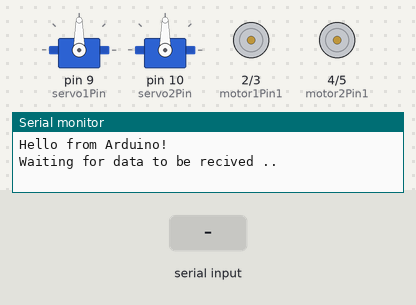
Bench run of a sketch on a simulated Arduino Uno, built with avr-gcc and run on an emulated ATmega328P. Shown: 2 × servo, motor-driver pin pairs drawn as motors (green arrow = first pin HIGH = forward, orange = second pin HIGH = backward, longer = more drive), the last lines printed to the serial monitor. Inputs (shaded band) come from the test bench.

Above: at 1.2 s.
1.3 s: "Servo1_Left\n" received over Serial
At 4.0 s:
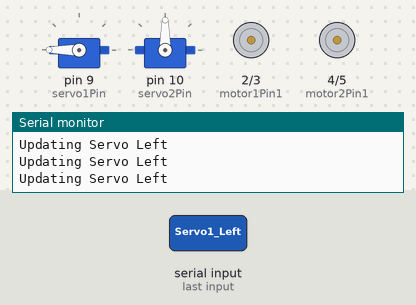
4.3 s: "Forword\n" received over Serial
At 5.2 s:
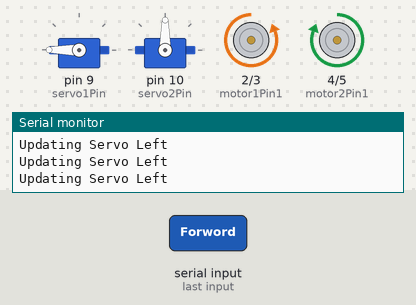
5.8 s: "Backword\n" received over Serial
At 6.1 s:
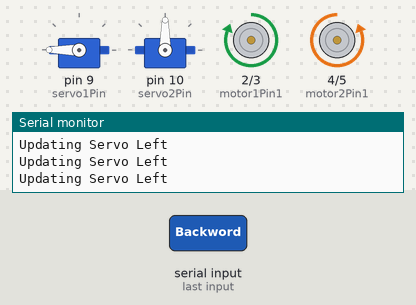
7.3 s: "Left\n" received over Serial
At 7.7 s:
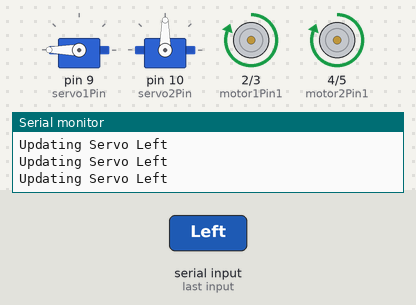
10.3 s: "Right\n" received over Serial
At 11.1 s:
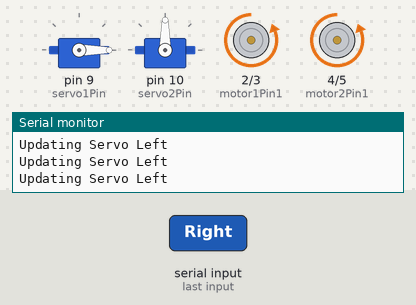
13.3 s: "Stop\n" received over Serial
At 13.48 s:
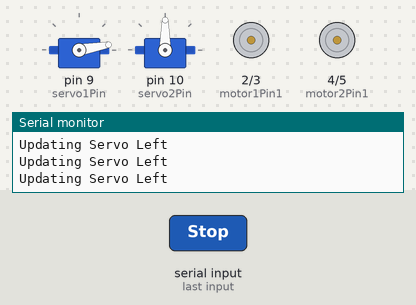
Timing chart, 0 to 21.8 s (numbered marks = the images above; inputs shaded):
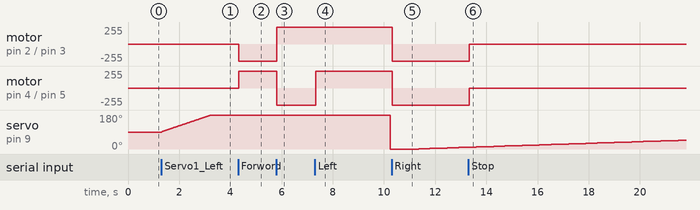

Measured:
- after the input at 1.3 s, servo on pin 9 (servo1Pin): moves from 90° to 180° over 1.9 s, starting at once
- after the input at 4.3 s, motor on pin 2 (motor1Pin1) / pin 3 (motor1Pin2): stopped → backward 255/255 at once; motor on pin 4 (motor2Pin1) / pin 5 (motor2Pin2): stopped → forward 255/255 at once
- after the input at 5.8 s, motor on pin 2 (motor1Pin1) / pin 3 (motor1Pin2): backward 255/255 → forward 255/255 at once; motor on pin 4 (motor2Pin1) / pin 5 (motor2Pin2): forward 255/255 → backward 255/255 at once
- after the input at 7.3 s, motor on pin 4 (motor2Pin1) / pin 5 (motor2Pin2): backward 255/255 → forward 255/255 at once
- after the input at 10.3 s, motor on pin 2 (motor1Pin1) / pin 3 (motor1Pin2), motor on pin 4 (motor2Pin1) / pin 5 (motor2Pin2): forward 255/255 → backward 255/255 at once
- after the input at 13.3 s, motor on pin 2 (motor1Pin1) / pin 3 (motor1Pin2), motor on pin 4 (motor2Pin1) / pin 5 (motor2Pin2): backward 255/255 → stopped at once

The sketch:

AI_Bot_Land_Rover.ino
```cpp
#include <Servo.h>

// Create servo objects to control two servos
Servo servo1;
Servo servo2;

// Define the pins for the servos
int servo1Pin = 9; // Pin connected to servo 1
int servo2Pin = 10; // Pin connected to servo 2

int sero1Sensitivity = 0;
int sero2Sensitivity = 0;

int servo1CurrentPos = 90;
int servo2CurrentPos = 90;

boolean Servo1_Left = false;
boolean Servo1_Right = false;
boolean Servo1_Stop = false;
boolean Servo2_Up = false;
boolean Servo2_Down = false;
boolean Servo2_Stop = false;

String servoData[2];


// Define motor pins
int motor1Pin1 = 2; // IN1
int motor1Pin2 = 3; // IN2
int motor2Pin1 = 4; // IN3
int motor2Pin2 = 5; // IN4

String incomingData = "";

unsigned long previousMillis = 0; // Stores the last time the LED was updated
const long interval = 15;

void setup() {

Serial.begin(9600);

  // Set motor pins as output
  pinMode(motor1Pin1, OUTPUT);
  pinMode(motor1Pin2, OUTPUT);
  pinMode(motor2Pin1, OUTPUT);
  pinMode(motor2Pin2, OUTPUT);
Serial.println("Hello from Arduino!");
Serial.println("Waiting for data to be recived ..");

  // Attach the servo objects to the pins
  servo1.attach(servo1Pin);
  servo2.attach(servo2Pin);

  // Initialize servos to the middle position
  servo1.write(servo1CurrentPos);
  servo2.write(servo1CurrentPos);

}

void loop() {

  if (Serial.available() > 0) {
    //Read Data if available
    incomingData = Serial.readStringUntil('\n');
    Serial.println(incomingData);
    if(incomingData.equalsIgnoreCase("Forword")){
            //  Move motor1 forward
            digitalWrite(motor1Pin1, LOW);
            digitalWrite(motor1Pin2, HIGH);
            // Move motor2 forward
           digitalWrite(motor2Pin1, HIGH);
           digitalWrite(motor2Pin2, LOW);
    }
    if(incomingData.equalsIgnoreCase("Backword")){
            // Move motor1 backward
            digitalWrite(motor1Pin1, HIGH);
            digitalWrite(motor1Pin2, LOW);
            // Move motor2 backward
            digitalWrite(motor2Pin1, LOW);
            digitalWrite(motor2Pin2, HIGH);
       }
   if(incomingData.equalsIgnoreCase("Left")){
            // Move motor1 backward
            digitalWrite(motor1Pin1, HIGH);
            digitalWrite(motor1Pin2, LOW);
            // Move motor2 backward
            digitalWrite(motor2Pin1, HIGH);
            digitalWrite(motor2Pin2, LOW);
       }
     if(incomingData.equalsIgnoreCase("Right")){
            // Move motor1 backward
            digitalWrite(motor1Pin1, LOW);
            digitalWrite(motor1Pin2, HIGH);
            // Move motor2 backward
            digitalWrite(motor2Pin1, LOW);
            digitalWrite(motor2Pin2, HIGH);
       }
    if(incomingData.equalsIgnoreCase("Stop")){
            // Move motor1 backward
            digitalWrite(motor1Pin1, LOW);
            digitalWrite(motor1Pin2, LOW);
            // Move motor2 backward
            digitalWrite(motor2Pin1, LOW);
            digitalWrite(motor2Pin2, LOW);
       }
    if(incomingData.startsWith("Reset")){
            servo1.write(90);
            servo2.write(90);
            servo1CurrentPos = 90;
            servo2CurrentPos = 90;
             Servo1_Left = false;
             Servo1_Right = false;
             Servo1_Stop = false;
             Servo2_Up = false;
             Servo2_Down = false;
             Servo2_Stop = false;
       }
    if(incomingData.startsWith("Servo1_Left")){
      Serial.println("Servo1_Left");
        Servo1_Left = true;
        Servo1_Right = false;
      }
    if(incomingData.startsWith("Servo1_Right")){
      Serial.println("Servo1_Right");
        Servo1_Left = false;
        Servo1_Right = true;
      }
    if(incomingData.startsWith("Servo1_Stop")){
      Serial.println("Servo1_Stop");
        Servo1_Left = false;
        Servo1_Right = false;
      }

    if(incomingData.startsWith("Servo2_Up")){
      Serial.println("Servo2_Up");
        Servo2_Up = true;
        Servo2_Down = false;
      }
    if(incomingData.startsWith("Servo2_Down")){
      Serial.println("Servo2_Down");
        Servo2_Up = false;
        Servo2_Down = true;
      }
    if(incomingData.startsWith("Servo2_Stop")){
      Serial.println("Servo2_Stop");
        Servo2_Up = false;
        Servo2_Down = false;
      }
  }

unsigned long currentMillis = millis();


  if (currentMillis - previousMillis >= interval) {
    previousMillis = currentMillis;

          if(Servo1_Left==true){
             Serial.println("Updating Servo Left");
            servo1CurrentPos++;
            servo1.write(servo1CurrentPos);
          }

          if(Servo1_Right==true){
            servo1CurrentPos--;
            servo1.write(servo1CurrentPos);
          }


          if(Servo2_Up==true){
            servo2CurrentPos++;
            servo2.write(servo2CurrentPos);
          }

          if(Servo2_Down==true){
            servo2CurrentPos--;
            servo2.write(servo2CurrentPos);
          }

  }


}
```
